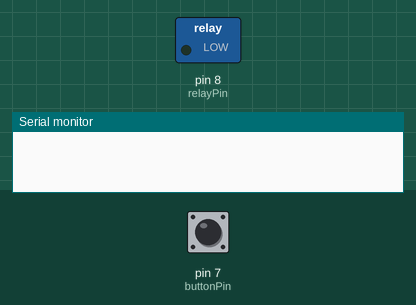
A sketch run on a simulated Arduino Uno, built with avr-gcc and run on an emulated ATmega328P. On the bench: switched loads named in the sketch (green lamp = pin HIGH), the last lines printed to the serial monitor. The test bench sets the inputs (shaded band); at power-on: pin 7 (buttonPin) HIGH.

Above: at 1.2 s.
1.3 s: pin 7 (buttonPin) pulled LOW for 0.15 s
At 2.5 s:
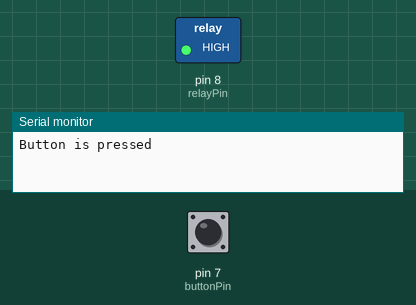
2.9 s: pin 7 (buttonPin) pulled LOW for 1 s
At 3.9 s:
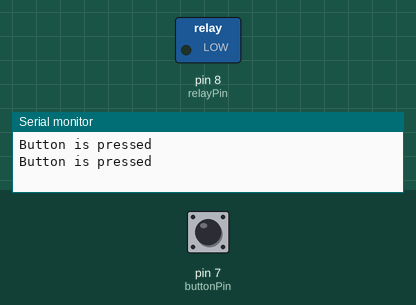
5.4 s: pin 7 (buttonPin) pulled LOW for 3.2 s
At 5.8 s:
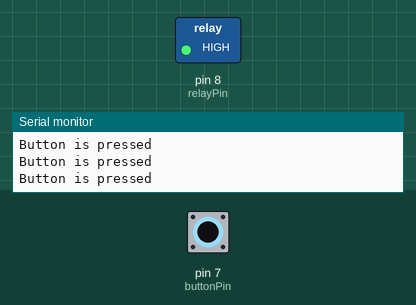
Timing chart, 0 to 8.4 s (numbered marks = the images above; inputs shaded):
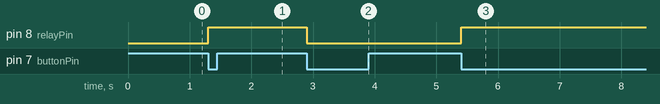

Measured:
- after the input at 1.3 s, pin 8 (relayPin): LOW → HIGH at once
- after the input at 2.9 s, pin 8 (relayPin): HIGH → LOW at once
- after the input at 5.4 s, pin 8 (relayPin): LOW → HIGH at once

The sketch:

6-Button_toggle_relay.ino
```cpp
int relayPin=8;
int buttonPin=7;
int relayState;
int currentButtonState;
int PreviousButtonState;

void setup() {
  // put your setup code here, to run once:
  pinMode(relayPin,OUTPUT);
  pinMode(buttonPin,INPUT_PULLUP);
  Serial.begin(9600);
  relayState=LOW;

}

void loop() {
  // put your main code here, to run repeatedly:
  currentButtonState=digitalRead(buttonPin);    //read the button pin

  if(PreviousButtonState==HIGH && currentButtonState==LOW)
  {
    Serial.println("Button is pressed");

    relayState=!relayState;                 //Toggle the Relay

    digitalWrite(relayPin,relayState);

  }

 PreviousButtonState=currentButtonState;   //current state will become the previous state after each toggle
}
```
